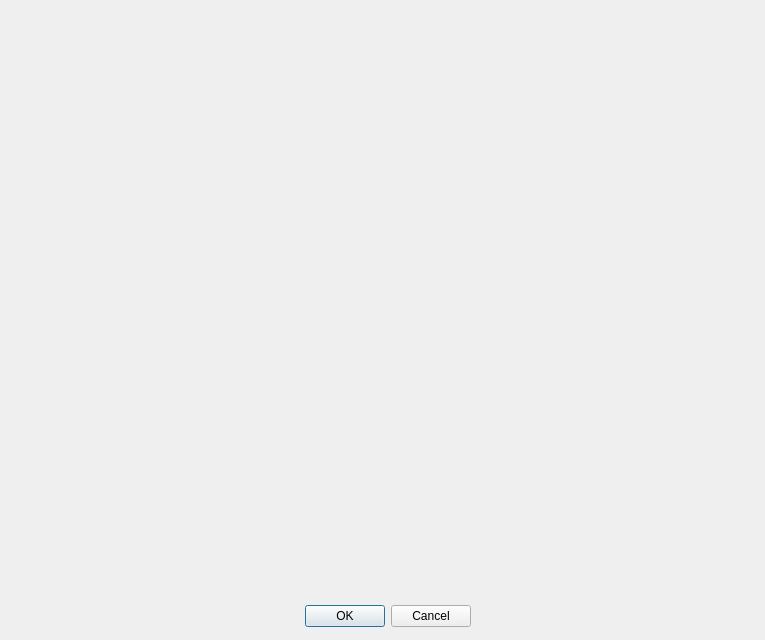
<?xml version="1.0" encoding="UTF-8"?>
<ui version="4.0">
 <class>Dialog</class>
 <widget class="QDialog" name="Dialog">
  <property name="geometry">
   <rect>
    <x>0</x>
    <y>0</y>
    <width>765</width>
    <height>640</height>
   </rect>
  </property>
  <property name="windowTitle">
   <string>Dialog</string>
  </property>
  <widget class="QDialogButtonBox" name="buttonBox">
   <property name="geometry">
    <rect>
     <x>10</x>
     <y>600</y>
     <width>461</width>
     <height>32</height>
    </rect>
   </property>
   <property name="orientation">
    <enum>Qt::Orientation::Horizontal</enum>
   </property>
   <property name="standardButtons">
    <set>QDialogButtonBox::StandardButton::Cancel|QDialogButtonBox::StandardButton::Ok</set>
   </property>
  </widget>
 </widget>
 <resources/>
 <connections>
  <connection>
   <sender>buttonBox</sender>
   <signal>accepted()</signal>
   <receiver>Dialog</receiver>
   <slot>accept()</slot>
   <hints>
    <hint type="sourcelabel">
     <x>248</x>
     <y>254</y>
    </hint>
    <hint type="destinationlabel">
     <x>157</x>
     <y>274</y>
    </hint>
   </hints>
  </connection>
  <connection>
   <sender>buttonBox</sender>
   <signal>rejected()</signal>
   <receiver>Dialog</receiver>
   <slot>reject()</slot>
   <hints>
    <hint type="sourcelabel">
     <x>316</x>
     <y>260</y>
    </hint>
    <hint type="destinationlabel">
     <x>286</x>
     <y>274</y>
    </hint>
   </hints>
  </connection>
 </connections>
</ui>
